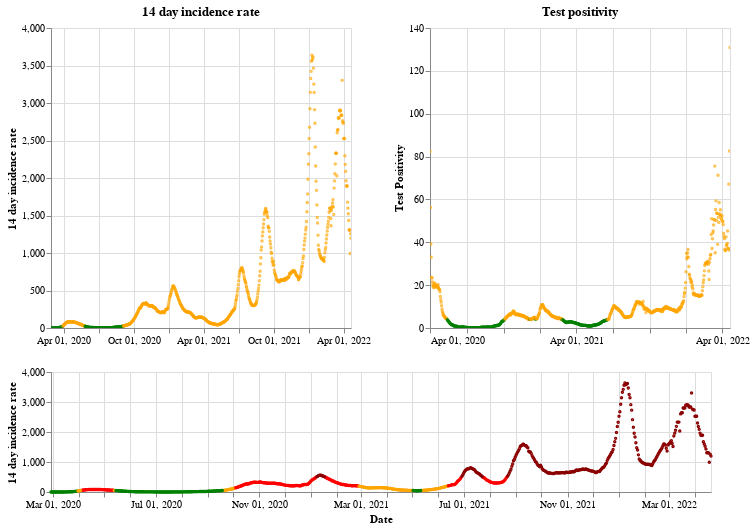

Notebook cell for this chart:
### Markdown cell above
## Scotland

### Code cell
plot_traffic_light('Scotland')

### Figure 1 — Vega-Lite specification as saved in the notebook (floating-point values rounded to 4 significant figures; data arrays with more than 128 entries replaced by an {"elided": "..."} marker saying what was removed)
{"config": {"view": {"continuousWidth": 400, "continuousHeight": 300}}, "vconcat": [{"hconcat": [{"mark": {"type": "point", "size": 2}, "encoding": {"color": {"condition": {"value": "green", "test": "(datum.twoWeeklyCasesRate <= 25)"}, "value": "orange"}, "tooltip": [{"type": "nominal", "field": "areaName"}, {"type": "temporal", "field": "date"}, {"type": "quantitative", "field": "twoWeeklyCasesRate"}, {"type": "quantitative", "field": "testPositivity"}], "x": {"type": "temporal", "axis": {"title": ""}, "field": "date", "scale": {"domain": {"selection": "DateBrush"}}, "timeUnit": "yearmonthdate"}, "y": {"type": "quantitative", "axis": {"title": "14 day incidence rate"}, "field": "twoWeeklyCasesRate"}}, "title": "14 day incidence rate", "width": 300}, {"mark": {"type": "point", "size": 2}, "encoding": {"color": {"condition": {"value": "green", "test": "(datum.testPositivity <= 4)"}, "value": "orange"}, "tooltip": [{"type": "nominal", "field": "areaName"}, {"type": "temporal", "field": "date"}, {"type": "quantitative", "field": "twoWeeklyCasesRate"}, {"type": "quantitative", "field": "testPositivity"}], "x": {"type": "temporal", "axis": {"title": ""}, "field": "date", "scale": {"domain": {"selection": "DateBrush"}}, "timeUnit": "yearmonthdate"}, "y": {"type": "quantitative", "axis": {"title": "Test Positivity"}, "field": "testPositivity"}}, "title": "Test positivity", "width": 300}]}, {"layer": [{"mark": {"type": "point", "size": 2}, "encoding": {"color": {"condition": {"value": "orange", "test": "(((datum.testPositivity < 4) && (datum.twoWeeklyCasesRate >= 50)) && (datum.twoWeeklyCasesRate < 200))"}, "value": "red"}, "opacity": {"condition": {"value": 1, "test": "((datum.twoWeeklyCasesRate >= 50) && (datum.twoWeeklyCasesRate < 500))"}, "value": 0}, "tooltip": [{"type": "nominal", "field": "areaName"}, {"type": "temporal", "field": "date"}, {"type": "quantitative", "field": "twoWeeklyCasesRate"}, {"type": "quantitative", "field": "testPositivity"}], "x": {"type": "temporal", "axis": {"title": "Date"}, "field": "date", "timeUnit": "yearmonthdate"}, "y": {"type": "quantitative", "axis": {"title": "14 day incidence rate"}, "field": "twoWeeklyCasesRate"}}, "selection": {"DateBrush": {"type": "interval", "encodings": ["x"], "fields": ["Time"]}}}, {"mark": {"type": "point", "size": 2}, "encoding": {"color": {"value": "darkred"}, "opacity": {"condition": {"value": 1, "test": "(datum.twoWeeklyCasesRate >= 500)"}, "value": 0}, "tooltip": [{"type": "nominal", "field": "areaName"}, {"type": "temporal", "field": "date"}, {"type": "quantitative", "field": "twoWeeklyCasesRate"}, {"type": "quantitative", "field": "testPositivity"}], "x": {"type": "temporal", "axis": {"title": "Date"}, "field": "date", "timeUnit": "yearmonthdate"}, "y": {"type": "quantitative", "axis": {"title": "14 day incidence rate"}, "field": "twoWeeklyCasesRate"}}}, {"mark": {"type": "point", "size": 2}, "encoding": {"color": {"condition": {"value": "green", "test": "((datum.testPositivity < 4) && (datum.twoWeeklyCasesRate < 50))"}, "value": "orange"}, "opacity": {"condition": {"value": 1, "test": "(datum.twoWeeklyCasesRate < 50)"}, "value": 0}, "tooltip": [{"type": "nominal", "field": "areaName"}, {"type": "temporal", "field": "date"}, {"type": "quantitative", "field": "twoWeeklyCasesRate"}, {"type": "quantitative", "field": "testPositivity"}], "x": {"type": "temporal", "axis": {"title": "Date"}, "field": "date", "timeUnit": "yearmonthdate"}, "y": {"type": "quantitative", "axis": {"title": "14 day incidence rate"}, "field": "twoWeeklyCasesRate"}}}], "height": 120, "width": 660}], "data": {"name": "data-a2f802ef53e5f06f4d132db53c4915fd"}, "$schema": "https://vega.github.io/schema/vega-lite/v4.8.1.json", "datasets": {"data-a2f802ef53e5f06f4d132db53c4915fd": {"elided": "783 records"}}}
